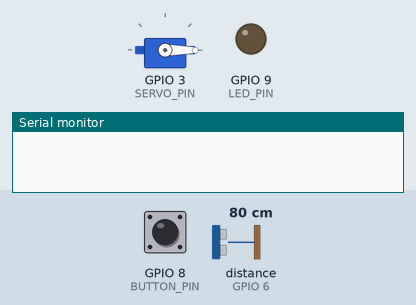
The sketch below on a simulated ESP8266 (NodeMCU). Parts: servo, output pins drawn as LEDs (lit = HIGH), the last lines printed to the serial monitor. Dashed ring = blinking. The test bench sets the inputs (shaded band); at power-on: GPIO 8 (BUTTON_PIN) LOW, distance to the obstacle (sensor on GPIO 6) 80 cm. The echo pulse lasts 58.3 µs per cm; pins used as bus, display or sensor lines are not drawn.

Above: at 1.2 s.
1.3 s: GPIO 8 (BUTTON_PIN) pulled HIGH for 3.2 s
At 3.5 s:
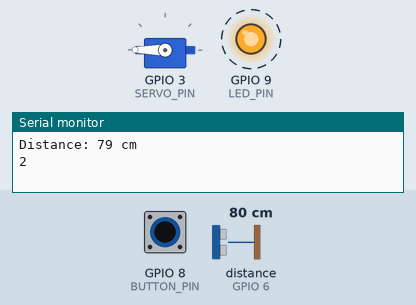
Timing chart, 0 to 6.8 s (numbered marks = the images above; inputs shaded):
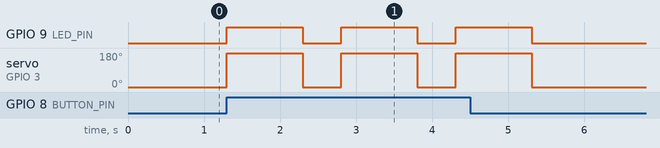

Measured:
- after the input at 1.3 s, GPIO 9 (LED_PIN): alternates HIGH for 1.0 s and LOW for 0.51 s, 6 changes in all, then stays LOW, starting at once; servo on GPIO 3 (SERVO_PIN): alternates 180° for 1.0 s and 0° for 0.51 s, 6 changes in all, then stays 0°, starting at once

The sketch:

PetFeeder_Arduino.ino
```cpp
/*
  Smart IoT Pet Feeder
  Arduino UNO Program

  Components:
  - Servo Motor
  - HC-SR04 Ultrasonic Sensor
  - Push Button
  - LED

  Sends:
    '1' -> Pet detected
    '2' -> Pet not detected

  Communicates with ESP8266 through Serial.
*/

#include <Servo.h>

// -------------------------------
// Pin Definitions
// -------------------------------
#define TRIG_PIN 7
#define ECHO_PIN 6
#define BUTTON_PIN 8
#define LED_PIN 9
#define SERVO_PIN 3

#define PET_DISTANCE 15   // Distance in cm

Servo servo1;

// -------------------------------
// Setup
// -------------------------------
void setup()
{
  Serial.begin(9600);

  pinMode(TRIG_PIN, OUTPUT);
  pinMode(ECHO_PIN, INPUT);

  pinMode(BUTTON_PIN, INPUT);

  pinMode(LED_PIN, OUTPUT);

  servo1.attach(SERVO_PIN);
  servo1.write(0);

  digitalWrite(LED_PIN, LOW);
}

// -------------------------------
// Measure Distance
// -------------------------------
int getDistance()
{
  long duration;

  digitalWrite(TRIG_PIN, LOW);
  delayMicroseconds(2);

  digitalWrite(TRIG_PIN, HIGH);
  delayMicroseconds(10);

  digitalWrite(TRIG_PIN, LOW);

  duration = pulseIn(ECHO_PIN, HIGH);

  int distance = duration * 0.034 / 2;

  return distance;
}

// -------------------------------
// Feed Pet
// -------------------------------
void feedPet()
{
  servo1.write(180);

  digitalWrite(LED_PIN, HIGH);

  delay(1000);

  servo1.write(0);

  digitalWrite(LED_PIN, LOW);
}

// -------------------------------
// Loop
// -------------------------------
void loop()
{
  int buttonState = digitalRead(BUTTON_PIN);

  if (buttonState == HIGH)
  {
    feedPet();

    int distance = getDistance();

    Serial.print("Distance: ");
    Serial.print(distance);
    Serial.println(" cm");

    if (distance < PET_DISTANCE)
    {
      Serial.write('1');      // Pet detected
    }
    else
    {
      Serial.write('2');      // Pet not detected
    }

    delay(500);
  }

  servo1.write(0);
  digitalWrite(LED_PIN, LOW);
}
```

PetFeeder_ESP8266.ino
```cpp
#define BLYNK_TEMPLATE_ID "TMPL35B-c4nCZ"
#define BLYNK_TEMPLATE_NAME "PetFeeder"
#define BLYNK_AUTH_TOKEN "_MRJKIJRiFm0drOEJg4Y7rvXhoQbKtfa"

#define BLYNK_PRINT Serial

#include <ESP8266WiFi.h>
#include <Wire.h>
#include <BlynkSimpleEsp8266.h>
#include <NTPClient.h>
#include <WiFiUdp.h>
#include <hd44780.h>
#include <hd44780ioClass/hd44780_I2Cexp.h>

// WiFi credentials
const char *ssid = "projectiot";
const char *password = "123456789abc";

// Virtual Pin
#define VPIN_1 V7

BLYNK_CONNECTED()
{
  Blynk.syncVirtual(VPIN_1);
}

// NTP setup
WiFiUDP ntpUDP;
NTPClient timeClient(ntpUDP, "pool.ntp.org", 19800);

// Time variables from Blynk
int morningStartHour = -1, morningStartMinute = -1;
int morningEndHour = -1, morningEndMinute = -1;

int afternoonStartHour = -1, afternoonStartMinute = -1;
int afternoonEndHour = -1, afternoonEndMinute = -1;

int nightStartHour = -1, nightStartMinute = -1;
int nightEndHour = -1, nightEndMinute = -1;

// LCD
hd44780_I2Cexp lcd;

// LED pins
const int morningLedPin = D3;
const int afternoonLedPin = D6;
const int nightLedPin = D7;
```
